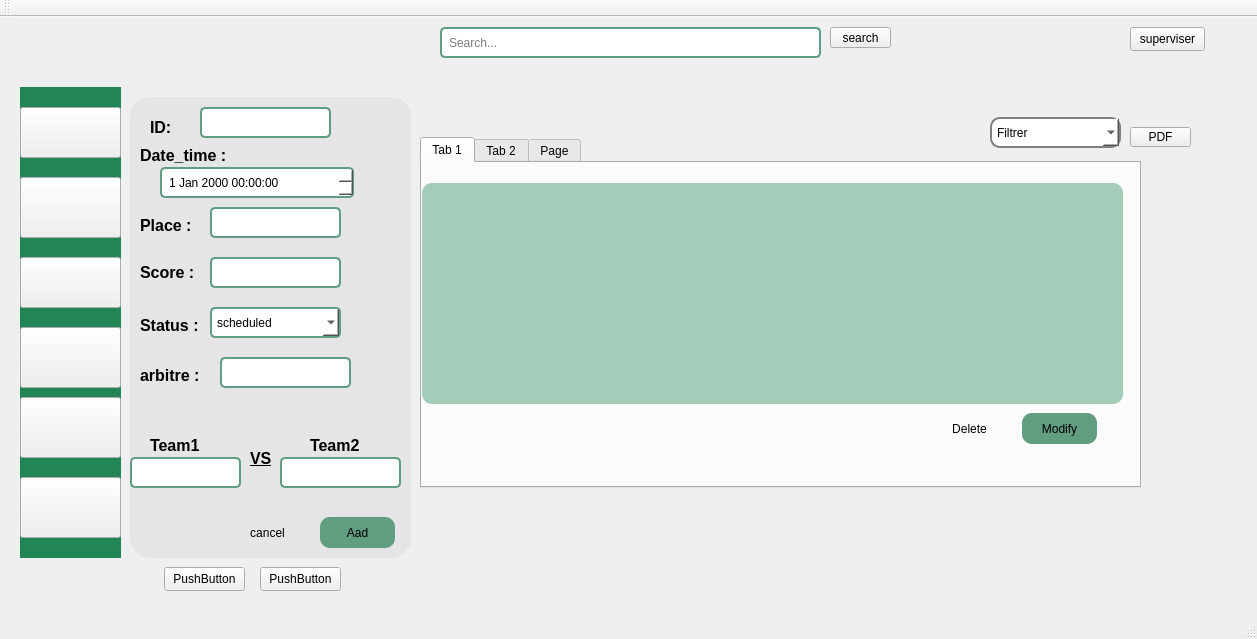
<?xml version="1.0" encoding="UTF-8"?>
<ui version="4.0">
 <class>MainWindow</class>
 <widget class="QMainWindow" name="MainWindow">
  <property name="geometry">
   <rect>
    <x>0</x>
    <y>0</y>
    <width>1257</width>
    <height>639</height>
   </rect>
  </property>
  <property name="windowTitle">
   <string>Gestion des Clients</string>
  </property>
  <widget class="QWidget" name="centralWidget">
   <widget class="QLabel" name="background">
    <property name="geometry">
     <rect>
      <x>20</x>
      <y>0</y>
      <width>1221</width>
      <height>681</height>
     </rect>
    </property>
    <property name="text">
     <string/>
    </property>
    <property name="pixmap">
     <pixmap resource="resource.qrc">:/img/img/background.jpg</pixmap>
    </property>
    <property name="scaledContents">
     <bool>true</bool>
    </property>
   </widget>
   <widget class="QWidget" name="menu" native="true">
    <property name="geometry">
     <rect>
      <x>20</x>
      <y>70</y>
      <width>101</width>
      <height>471</height>
     </rect>
    </property>
    <property name="styleSheet">
     <string notr="true">#menu{
background-color:#218555;
border-radius10px;
padding:5px
}</string>
    </property>
    <widget class="QPushButton" name="pushButton">
     <property name="geometry">
      <rect>
       <x>0</x>
       <y>20</y>
       <width>101</width>
       <height>51</height>
      </rect>
     </property>
     <property name="styleSheet">
      <string notr="true">image: url(:/img/img/supporteur.png);
</string>
     </property>
     <property name="text">
      <string/>
     </property>
    </widget>
    <widget class="QPushButton" name="pushButton_7">
     <property name="geometry">
      <rect>
       <x>0</x>
       <y>90</y>
       <width>101</width>
       <height>61</height>
      </rect>
     </property>
     <property name="styleSheet">
      <string notr="true">image: url(:/img/img/supporteur.png);
image: url(:/img/img/476391542_28562245740056869_6651088239823792955_n-removebg-preview (1).png);</string>
     </property>
     <property name="text">
      <string/>
     </property>
    </widget>
    <widget class="QPushButton" name="pushButton_2">
     <property name="geometry">
      <rect>
       <x>0</x>
       <y>240</y>
       <width>101</width>
       <height>61</height>
      </rect>
     </property>
     <property name="styleSheet">
      <string notr="true">image: url(:/img/img/equipe.png);</string>
     </property>
     <property name="text">
      <string/>
     </property>
    </widget>
    <widget class="QPushButton" name="pushButton_6">
     <property name="geometry">
      <rect>
       <x>0</x>
       <y>170</y>
       <width>101</width>
       <height>51</height>
      </rect>
     </property>
     <property name="styleSheet">
      <string notr="true">image: url(:/img/img/arbitre.png);</string>
     </property>
     <property name="text">
      <string/>
     </property>
    </widget>
    <widget class="QPushButton" name="pushButton_3">
     <property name="geometry">
      <rect>
       <x>0</x>
       <y>310</y>
       <width>101</width>
       <height>61</height>
      </rect>
     </property>
     <property name="styleSheet">
      <string notr="true">image: url(:/img/img/match.png);</string>
     </property>
     <property name="text">
      <string/>
     </property>
    </widget>
    <widget class="QPushButton" name="pushButton_4">
     <property name="geometry">
      <rect>
       <x>0</x>
       <y>390</y>
       <width>101</width>
       <height>61</height>
      </rect>
     </property>
     <property name="styleSheet">
      <string notr="true">image:url(:/img/img/billets - Copie.png);</string>
     </property>
     <property name="text">
      <string/>
     </property>
    </widget>
   </widget>
   <widget class="QLabel" name="logo">
    <property name="geometry">
     <rect>
      <x>10</x>
      <y>0</y>
      <width>131</width>
      <height>81</height>
     </rect>
    </property>
    <property name="text">
     <string/>
    </property>
    <property name="pixmap">
     <pixmap resource="resource.qrc">:/img/img/logo - Copie.png</pixmap>
    </property>
    <property name="scaledContents">
     <bool>true</bool>
    </property>
   </widget>
   <widget class="QTabWidget" name="tabWidget">
    <property name="geometry">
     <rect>
      <x>420</x>
      <y>120</y>
      <width>721</width>
      <height>351</height>
     </rect>
    </property>
    <property name="toolTip">
     <string>&lt;html&gt;&lt;head/&gt;&lt;body&gt;&lt;p&gt;&lt;img src=&quot;:/img/img/background.jpg&quot;/&gt;&lt;/p&gt;&lt;/body&gt;&lt;/html&gt;</string>
    </property>
    <property name="styleSheet">
     <string notr="true">background-image: url(:/img/img/background.jpg);</string>
    </property>
    <property name="currentIndex">
     <number>0</number>
    </property>
    <widget class="QWidget" name="tab">
     <attribute name="title">
      <string>Tab 1</string>
     </attribute>
     <widget class="QTableView" name="tableView">
      <property name="geometry">
       <rect>
        <x>0</x>
        <y>20</y>
        <width>701</width>
        <height>221</height>
       </rect>
      </property>
      <property name="styleSheet">
       <string notr="true">#tableView{
background:rgba(33,133,85,0.4);
border-radius:10px;
padding:5px;
}</string>
      </property>
     </widget>
     <widget class="QRadioButton" name="radioButton_2">
      <property name="geometry">
       <rect>
        <x>930</x>
        <y>480</y>
        <width>89</width>
        <height>20</height>
       </rect>
      </property>
      <property name="text">
       <string>Night</string>
      </property>
     </widget>
     <widget class="QRadioButton" name="radioButton">
      <property name="geometry">
       <rect>
        <x>830</x>
        <y>480</y>
        <width>89</width>
        <height>20</height>
       </rect>
      </property>
      <property name="text">
       <string>Light</string>
      </property>
     </widget>
     <widget class="QPushButton" name="pushButton_supprimer">
      <property name="geometry">
       <rect>
        <x>510</x>
        <y>250</y>
        <width>75</width>
        <height>31</height>
       </rect>
      </property>
      <property name="styleSheet">
       <string notr="true">#pushButton_supprimer{
color: rgb(0, 0, 0);
border-radius:10px;
background:transparent;
}</string>
      </property>
      <property name="text">
       <string>Delete</string>
      </property>
     </widget>
     <widget class="QPushButton" name="pushButton_modifier">
      <property name="geometry">
       <rect>
        <x>600</x>
        <y>250</y>
        <width>75</width>
        <height>31</height>
       </rect>
      </property>
      <property name="styleSheet">
       <string notr="true">#pushButton_modifier{
color: rgb(0, 0, 0);
border-radius: 10px;
padding: 5px;
background:#619D80;
}</string>
      </property>
      <property name="text">
       <string>Modify</string>
      </property>
     </widget>
    </widget>
    <widget class="QWidget" name="tab_2">
     <property name="whatsThis">
      <string>&lt;!DOCTYPE HTML PUBLIC &quot;-//W3C//DTD HTML 4.0//EN&quot; &quot;http://www.w3.org/TR/REC-html40/strict.dtd&quot;&gt;
&lt;html&gt;&lt;head&gt;&lt;meta name=&quot;qrichtext&quot; content=&quot;1&quot; /&gt;&lt;meta charset=&quot;utf-8&quot; /&gt;&lt;style type=&quot;text/css&quot;&gt;
p, li { white-space: pre-wrap; }
hr { height: 1px; border-width: 0; }
li.unchecked::marker { content: &quot;\2610&quot;; }
li.checked::marker { content: &quot;\2612&quot;; }
&lt;/style&gt;&lt;/head&gt;&lt;body style=&quot; font-family:'Segoe UI'; font-size:9pt; font-weight:400; font-style:normal;&quot;&gt;
&lt;p style=&quot;-qt-paragraph-type:empty; margin-top:0px; margin-bottom:0px; margin-left:0px; margin-right:0px; -qt-block-indent:0; text-indent:0px;&quot;&gt;&lt;br /&gt;&lt;/p&gt;&lt;/body&gt;&lt;/html&gt;</string>
     </property>
     <attribute name="title">
      <string>Tab 2</string>
     </attribute>
     <widget class="QGraphicsView" name="graphicsView">
      <property name="geometry">
       <rect>
        <x>20</x>
        <y>30</y>
        <width>381</width>
        <height>251</height>
       </rect>
      </property>
      <property name="styleSheet">
       <string notr="true"/>
      </property>
     </widget>
     <widget class="QPushButton" name="pushButton_calculer">
      <property name="geometry">
       <rect>
        <x>140</x>
        <y>290</y>
        <width>111</width>
        <height>31</height>
       </rect>
      </property>
      <property name="styleSheet">
       <string notr="true">pushButton_calculer {
    background-color: white;  /* White background */
    color: black;             /* Black text */
    border: 2px solid #619D80; /* Green border */
    border-radius: 5px;       /* Slightly rounded edges */
    padding: 5px;             /* Spacing inside */
}</string>
      </property>
      <property name="text">
       <string>Calculer score</string>
      </property>
     </widget>
     <widget class="QCalendarWidget" name="calendarWidget">
      <property name="geometry">
       <rect>
        <x>410</x>
        <y>30</y>
        <width>291</width>
        <height>251</height>
       </rect>
      </property>
     </widget>
    </widget>
    <widget class="QWidget" name="tab_3">
     <attribute name="title">
      <string>Page</string>
     </attribute>
     <widget class="QLabel" name="labelMap">
      <property name="geometry">
       <rect>
        <x>30</x>
        <y>10</y>
        <width>49</width>
        <height>16</height>
       </rect>
      </property>
      <property name="text">
       <string>MAP</string>
      </property>
     </widget>
     <widget class="QWidget" name="mapContainer" native="true">
      <property name="geometry">
       <rect>
        <x>190</x>
        <y>90</y>
        <width>381</width>
        <height>191</height>
       </rect>
      </property>
     </widget>
    </widget>
   </widget>
   <widget class="QLineEdit" name="lineEdit_recherche">
    <property name="geometry">
     <rect>
      <x>440</x>
      <y>10</y>
      <width>381</width>
      <height>31</height>
     </rect>
    </property>
    <property name="styleSheet">
     <string notr="true">QLineEdit {
    background-color: white;  /* White background */
    color: black;             /* Black text */
    border: 2px solid #619D80; /* Green border */
    border-radius: 5px;       /* Slightly rounded edges */
    padding: 5px;             /* Spacing inside */
}</string>
    </property>
    <property name="placeholderText">
     <string>Search...</string>
    </property>
   </widget>
   <widget class="QComboBox" name="tri">
    <property name="geometry">
     <rect>
      <x>990</x>
      <y>100</y>
      <width>131</width>
      <height>31</height>
     </rect>
    </property>
    <property name="styleSheet">
     <string notr="true">#tri
 {
   border: 2px solid gray;       /* Border color and thickness */
    border-radius: 10px;         /* Rounded corners */
    padding: 5px;                /* Padding for text */
    background: white; 
}</string>
    </property>
    <property name="placeholderText">
     <string>Filtrer</string>
    </property>
   </widget>
   <widget class="QPushButton" name="pushButton_rechercher">
    <property name="geometry">
     <rect>
      <x>830</x>
      <y>10</y>
      <width>61</width>
      <height>21</height>
     </rect>
    </property>
    <property name="styleSheet">
     <string notr="true">#pushButton{
background-color:#218555;
border-radius10px;
padding:5px
}</string>
    </property>
    <property name="text">
     <string>search</string>
    </property>
   </widget>
   <widget class="QLabel" name="ExporterPDF">
    <property name="geometry">
     <rect>
      <x>1140</x>
      <y>70</y>
      <width>41</width>
      <height>31</height>
     </rect>
    </property>
    <property name="text">
     <string/>
    </property>
    <property name="pixmap">
     <pixmap resource="resource.qrc">:/img/img/476330844_620145677092867_6932507229978630654_n-removebg-preview.png</pixmap>
    </property>
    <property name="scaledContents">
     <bool>true</bool>
    </property>
   </widget>
   <widget class="QPushButton" name="pushButton_exportPDF">
    <property name="geometry">
     <rect>
      <x>1130</x>
      <y>110</y>
      <width>61</width>
      <height>20</height>
     </rect>
    </property>
    <property name="styleSheet">
     <string notr="true">QPushButton_exportPDF {
	color: qlineargradient(spread:repeat, x1:0, y1:0, x2:1, y2:0, stop:0 rgba(255, 0, 0, 255), stop:0.17 rgba(255, 0, 0, 255), stop:0.18 rgba(255, 255, 255, 255), stop:0.210212 rgba(255, 255, 255, 255), stop:0.220212 rgba(0, 16, 255, 255), stop:0.279897 rgba(0, 16, 255, 255), stop:0.289897 rgba(255, 255, 255, 255), stop:0.32 rgba(255, 255, 255, 255), stop:0.33 rgba(255, 0, 0, 255), stop:1 rgba(255, 0, 0, 255));
    background-color: #B22222; /* Fond rouge brique */
}


</string>
    </property>
    <property name="text">
     <string>PDF</string>
    </property>
   </widget>
   <widget class="QWidget" name="form" native="true">
    <property name="geometry">
     <rect>
      <x>130</x>
      <y>80</y>
      <width>281</width>
      <height>461</height>
     </rect>
    </property>
    <property name="styleSheet">
     <string notr="true">#form{
    background-color: rgba(214, 215, 222, 0.4);
    border-radius: 20px;
}</string>
    </property>
    <widget class="QLabel" name="label_2">
     <property name="geometry">
      <rect>
       <x>20</x>
       <y>20</y>
       <width>41</width>
       <height>21</height>
      </rect>
     </property>
     <property name="font">
      <font>
       <family>Arial</family>
       <pointsize>12</pointsize>
       <bold>true</bold>
      </font>
     </property>
     <property name="text">
      <string>ID:</string>
     </property>
    </widget>
    <widget class="QLabel" name="label_3">
     <property name="geometry">
      <rect>
       <x>10</x>
       <y>120</y>
       <width>91</width>
       <height>16</height>
      </rect>
     </property>
     <property name="font">
      <font>
       <family>Arial</family>
       <pointsize>12</pointsize>
       <bold>true</bold>
      </font>
     </property>
     <property name="text">
      <string>Place :</string>
     </property>
    </widget>
    <widget class="QLabel" name="label_5">
     <property name="geometry">
      <rect>
       <x>10</x>
       <y>160</y>
       <width>71</width>
       <height>31</height>
      </rect>
     </property>
     <property name="font">
      <font>
       <family>Arial</family>
       <pointsize>12</pointsize>
       <bold>true</bold>
      </font>
     </property>
     <property name="text">
      <string>Score :</string>
     </property>
    </widget>
    <widget class="QLabel" name="label_6">
     <property name="geometry">
      <rect>
       <x>10</x>
       <y>220</y>
       <width>101</width>
       <height>16</height>
      </rect>
     </property>
     <property name="font">
      <font>
       <family>Arial</family>
       <pointsize>12</pointsize>
       <bold>true</bold>
      </font>
     </property>
     <property name="text">
      <string>Status :</string>
     </property>
    </widget>
    <widget class="QLabel" name="label_7">
     <property name="geometry">
      <rect>
       <x>10</x>
       <y>50</y>
       <width>91</width>
       <height>16</height>
      </rect>
     </property>
     <property name="font">
      <font>
       <family>Arial</family>
       <pointsize>12</pointsize>
       <bold>true</bold>
      </font>
     </property>
     <property name="text">
      <string>Date_time :</string>
     </property>
    </widget>
    <widget class="QLineEdit" name="lineEdit_id">
     <property name="geometry">
      <rect>
       <x>70</x>
       <y>10</y>
       <width>131</width>
       <height>31</height>
      </rect>
     </property>
     <property name="styleSheet">
      <string notr="true">QLineEdit {
    background-color: white;  /* White background */
    color: black;             /* Black text */
    border: 2px solid #619D80; /* Green border */
    border-radius: 5px;       /* Slightly rounded edges */
    padding: 5px;             /* Spacing inside */
}</string>
     </property>
    </widget>
    <widget class="QLineEdit" name="lineEdit_place">
     <property name="geometry">
      <rect>
       <x>80</x>
       <y>110</y>
       <width>131</width>
       <height>31</height>
      </rect>
     </property>
     <property name="styleSheet">
      <string notr="true">QLineEdit {
    background-color: white;  /* White background */
    color: black;             /* Black text */
    border: 2px solid #619D80; /* Green border */
    border-radius: 5px;       /* Slightly rounded edges */
    padding: 5px;             /* Spacing inside */
}</string>
     </property>
    </widget>
    <widget class="QComboBox" name="comboBox_status">
     <property name="geometry">
      <rect>
       <x>80</x>
       <y>210</y>
       <width>131</width>
       <height>31</height>
      </rect>
     </property>
     <property name="styleSheet">
      <string notr="true">QComboBox {
    background-color: white;  /* White background */
    color: black;             /* Black text */
    border: 2px solid #619D80; /* Green border */
    border-radius: 5px;       /* Slightly rounded edges */
    padding: 5px;             /* Spacing inside */
}</string>
     </property>
     <item>
      <property name="text">
       <string>scheduled</string>
      </property>
     </item>
     <item>
      <property name="text">
       <string>completed</string>
      </property>
     </item>
     <item>
      <property name="text">
       <string>ongoing</string>
      </property>
     </item>
    </widget>
    <widget class="QLineEdit" name="lineEdit_score">
     <property name="geometry">
      <rect>
       <x>80</x>
       <y>160</y>
       <width>131</width>
       <height>31</height>
      </rect>
     </property>
     <property name="styleSheet">
      <string notr="true">QLineEdit {
    background-color: white;  /* White background */
    color: black;             /* Black text */
    border: 2px solid #619D80; /* Green border */
    border-radius: 5px;       /* Slightly rounded edges */
    padding: 5px;             /* Spacing inside */
}</string>
     </property>
    </widget>
    <widget class="QPushButton" name="pushButton_quitter">
     <property name="geometry">
      <rect>
       <x>100</x>
       <y>420</y>
       <width>75</width>
       <height>31</height>
      </rect>
     </property>
     <property name="styleSheet">
      <string notr="true">#pushButton_quitter{
color: rgb(0, 0, 0);
border-radius:10px;
background:transparent;
}</string>
     </property>
     <property name="text">
      <string>cancel</string>
     </property>
    </widget>
    <widget class="QDateTimeEdit" name="dateTimeEdit">
     <property name="geometry">
      <rect>
       <x>30</x>
       <y>70</y>
       <width>194</width>
       <height>31</height>
      </rect>
     </property>
     <property name="styleSheet">
      <string notr="true">QDateTimeEdit {
    background-color: white;  /* White background */
    color: black;             /* Black text */
    border: 2px solid #619D80; /* Green border */
    border-radius: 5px;       /* Slightly rounded edges */
    padding: 5px;             /* Spacing inside */
}</string>
     </property>
    </widget>
    <widget class="QLineEdit" name="lineEdit_arb">
     <property name="geometry">
      <rect>
       <x>90</x>
       <y>260</y>
       <width>131</width>
       <height>31</height>
      </rect>
     </property>
     <property name="styleSheet">
      <string notr="true">QLineEdit {
    background-color: white;  /* White background */
    color: black;             /* Black text */
    border: 2px solid #619D80; /* Green border */
    border-radius: 5px;       /* Slightly rounded edges */
    padding: 5px;             /* Spacing inside */
}</string>
     </property>
    </widget>
    <widget class="QLabel" name="label_8">
     <property name="geometry">
      <rect>
       <x>10</x>
       <y>270</y>
       <width>101</width>
       <height>16</height>
      </rect>
     </property>
     <property name="font">
      <font>
       <family>Arial</family>
       <pointsize>12</pointsize>
       <bold>true</bold>
      </font>
     </property>
     <property name="text">
      <string>arbitre :</string>
     </property>
    </widget>
    <widget class="QPushButton" name="pushButton_ajouter">
     <property name="geometry">
      <rect>
       <x>190</x>
       <y>420</y>
       <width>75</width>
       <height>31</height>
      </rect>
     </property>
     <property name="styleSheet">
      <string notr="true">#pushButton_ajouter{
color: rgb(0, 0, 0);
border-radius: 10px;
padding: 5px;
background:#619D80;
}
</string>
     </property>
     <property name="text">
      <string>Aad</string>
     </property>
    </widget>
    <widget class="QLabel" name="label_10">
     <property name="geometry">
      <rect>
       <x>20</x>
       <y>340</y>
       <width>101</width>
       <height>16</height>
      </rect>
     </property>
     <property name="font">
      <font>
       <family>Arial</family>
       <pointsize>12</pointsize>
       <bold>true</bold>
      </font>
     </property>
     <property name="text">
      <string>Team1</string>
     </property>
    </widget>
    <widget class="QLabel" name="label_11">
     <property name="geometry">
      <rect>
       <x>180</x>
       <y>340</y>
       <width>101</width>
       <height>16</height>
      </rect>
     </property>
     <property name="font">
      <font>
       <family>Arial</family>
       <pointsize>12</pointsize>
       <bold>true</bold>
      </font>
     </property>
     <property name="text">
      <string>Team2</string>
     </property>
    </widget>
    <widget class="QLineEdit" name="team1">
     <property name="geometry">
      <rect>
       <x>0</x>
       <y>360</y>
       <width>111</width>
       <height>31</height>
      </rect>
     </property>
     <property name="styleSheet">
      <string notr="true">QLineEdit {
    background-color: white;  /* White background */
    color: black;             /* Black text */
    border: 2px solid #619D80; /* Green border */
    border-radius: 5px;       /* Slightly rounded edges */
    padding: 5px;             /* Spacing inside */
}</string>
     </property>
    </widget>
    <widget class="QLineEdit" name="team2">
     <property name="geometry">
      <rect>
       <x>150</x>
       <y>360</y>
       <width>121</width>
       <height>31</height>
      </rect>
     </property>
     <property name="styleSheet">
      <string notr="true">QLineEdit {
    background-color: white;  /* White background */
    color: black;             /* Black text */
    border: 2px solid #619D80; /* Green border */
    border-radius: 5px;       /* Slightly rounded edges */
    padding: 5px;             /* Spacing inside */
}</string>
     </property>
    </widget>
    <widget class="QLabel" name="label_12">
     <property name="enabled">
      <bool>true</bool>
     </property>
     <property name="geometry">
      <rect>
       <x>120</x>
       <y>346</y>
       <width>21</width>
       <height>31</height>
      </rect>
     </property>
     <property name="font">
      <font>
       <family>Segoe UI</family>
       <pointsize>12</pointsize>
       <bold>true</bold>
       <underline>true</underline>
      </font>
     </property>
     <property name="text">
      <string>VS</string>
     </property>
    </widget>
   </widget>
   <widget class="QPushButton" name="pushButton_superviser">
    <property name="geometry">
     <rect>
      <x>1130</x>
      <y>10</y>
      <width>75</width>
      <height>24</height>
     </rect>
    </property>
    <property name="text">
     <string>superviser</string>
    </property>
   </widget>
   <widget class="QPushButton" name="dark">
    <property name="geometry">
     <rect>
      <x>164</x>
      <y>550</y>
      <width>81</width>
      <height>24</height>
     </rect>
    </property>
    <property name="text">
     <string>PushButton</string>
    </property>
   </widget>
   <widget class="QPushButton" name="light">
    <property name="geometry">
     <rect>
      <x>260</x>
      <y>550</y>
      <width>81</width>
      <height>24</height>
     </rect>
    </property>
    <property name="text">
     <string>PushButton</string>
    </property>
   </widget>
  </widget>
  <widget class="QMenuBar" name="menuBar">
   <property name="geometry">
    <rect>
     <x>0</x>
     <y>0</y>
     <width>1257</width>
     <height>26</height>
    </rect>
   </property>
  </widget>
  <widget class="QToolBar" name="mainToolBar">
   <attribute name="toolBarArea">
    <enum>TopToolBarArea</enum>
   </attribute>
   <attribute name="toolBarBreak">
    <bool>false</bool>
   </attribute>
  </widget>
  <widget class="QStatusBar" name="statusBar"/>
 </widget>
 <layoutdefault spacing="6" margin="11"/>
 <resources>
  <include location="resource.qrc"/>
 </resources>
 <connections/>
</ui>
